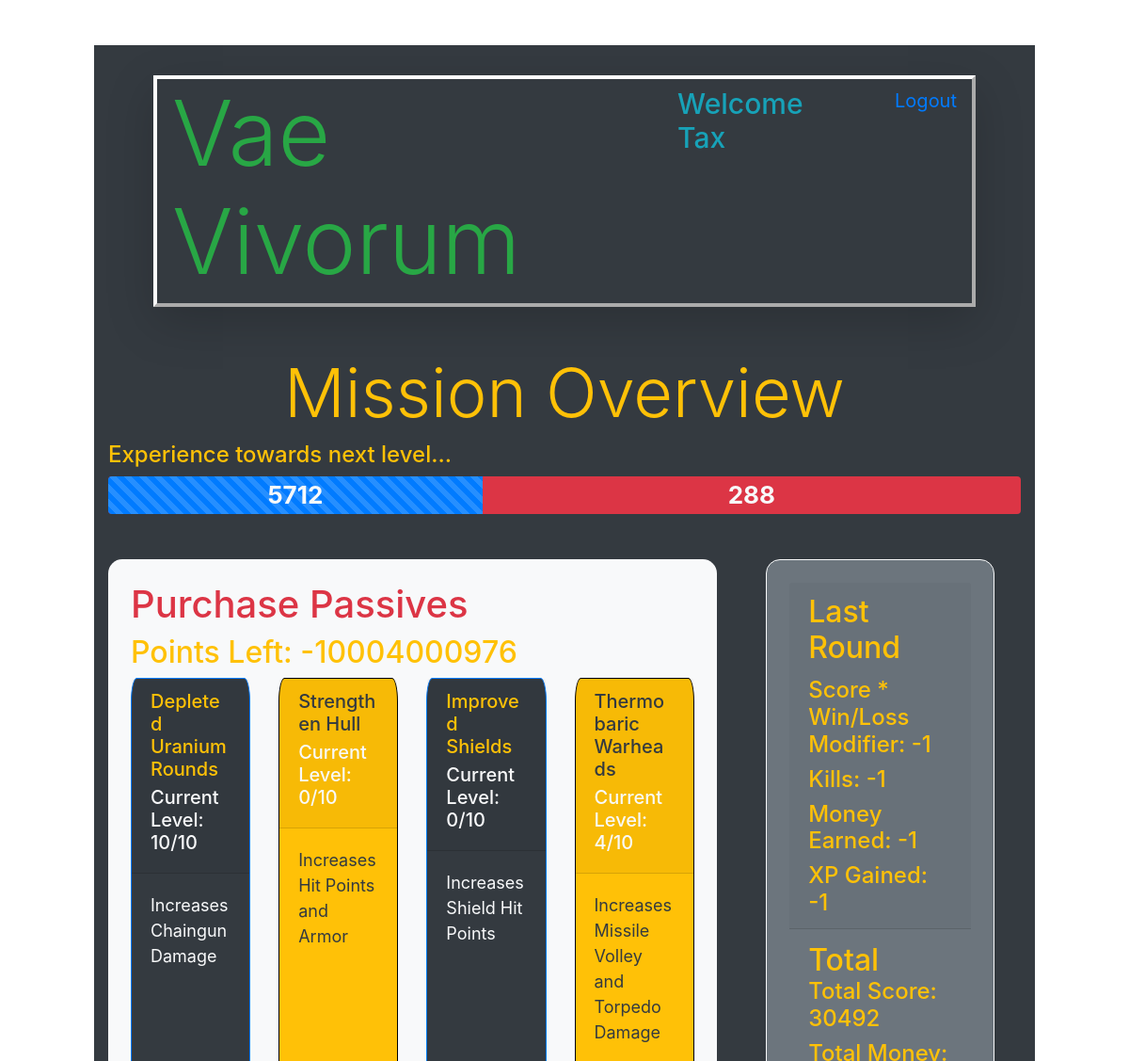
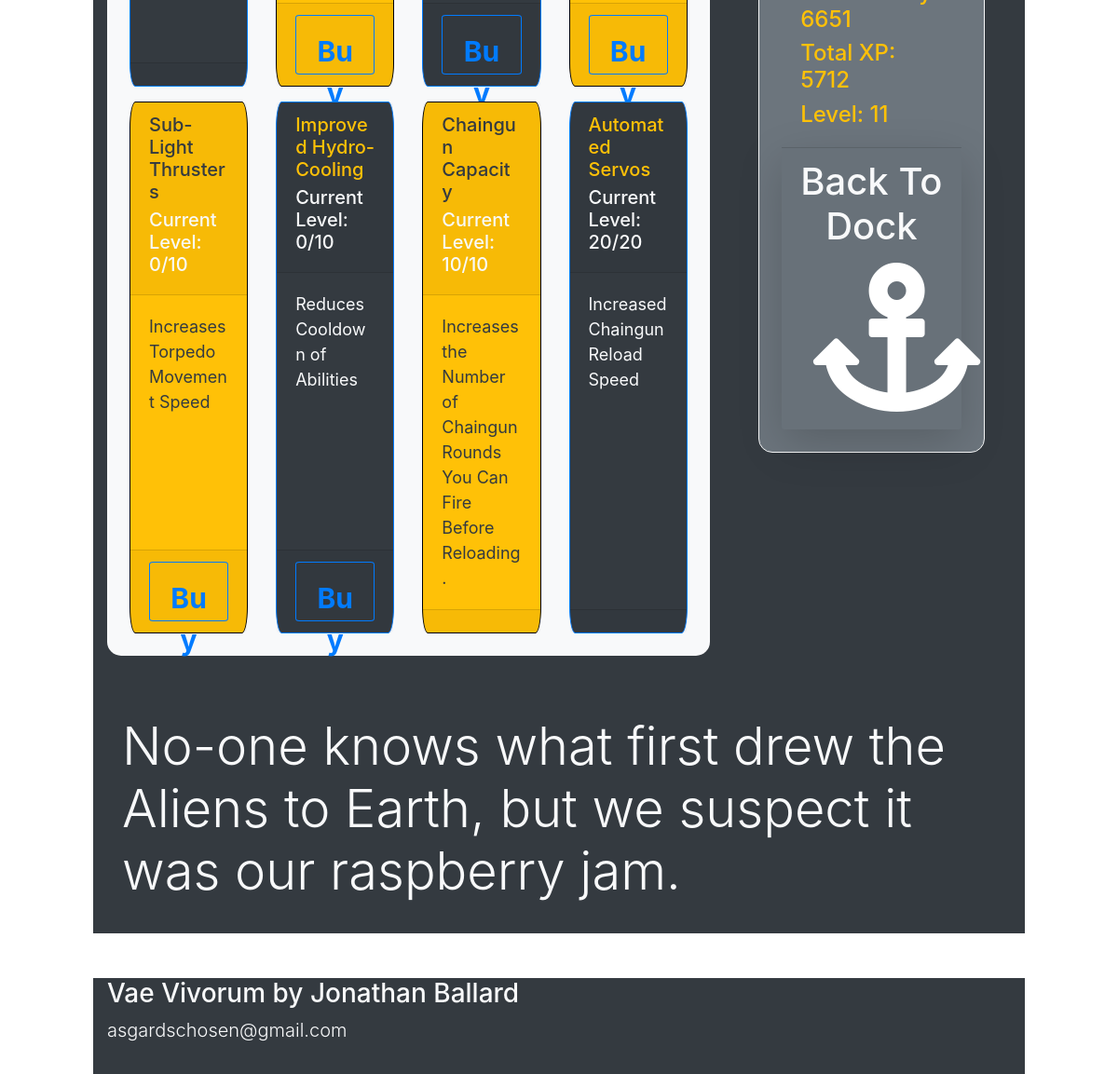
/overview (signed in), run on the app's committed database (2 pictures, top to bottom).
### models.py (models this page shows)
class Users(db.Model):
    __tablename__ = "Users"
    id = db.Column(db.Integer, primary_key=True)
    username = db.Column(db.String(255))
    email = db.Column(db.String(255))
    password = db.Column(db.String(255))
    created_at = db.Column(db.DateTime)
    updated_at = db.Column(db.DateTime)
    current_kills = db.Column(db.Integer, default=0)
    current_score = db.Column(db.Integer, default=0)
    current_money = db.Column(db.Integer, default=0)
    current_xp = db.Column(db.Integer, default=0)
    current_level = db.Column(db.Integer, default=0)
    active_ship = db.Column(db.Integer, default=0)
    abilityPointsEarned = db.Column(db.Integer, default=0)
    abilityPointsSpent = db.Column(db.Integer, default = 0)
    passive1 = db.Column(db.Integer, default=0)
    passive2 = db.Column(db.Integer, default=0)
    passive3 = db.Column(db.Integer, default=0)
    passive4 = db.Column(db.Integer, default=0)
    passive5 = db.Column(db.Integer, default=0)
    passive6 = db.Column(db.Integer, default=0)
    passive7 = db.Column(db.Integer, default=0)
    passive8 = db.Column(db.Integer, default=0)
    passive9 = db.Column(db.Integer, default=0)
    passive10 = db.Column(db.Integer, default=0)
    passive11 = db.Column(db.Integer, default=0)
    passive12 = db.Column(db.Integer, default=0)
    passive13 = db.Column(db.Integer, default=0)
    passive14 = db.Column(db.Integer, default=0)
    passive15 = db.Column(db.Integer, default=0)
    passive16 = db.Column(db.Integer, default=0)
    passive17 = db.Column(db.Integer, default=0)
    passive18 = db.Column(db.Integer, default=0)
    passive19 = db.Column(db.Integer, default=0)
    passive20 = db.Column(db.Integer, default=0)
    character_active_ability_id = db.Column(db.Integer, db.ForeignKey("Active_Abilities.id", ondelete="cascade"))
    passive_abilities_this_user_has = db.relationship('User_Character', backref="characters_that_have_this_passive")

### app.py (the view)
@app.route('/overview')
def overview():
    thisUser = Users.query.get(session['id'])
    if 'endScore' in session:
        score = session['endScore']
    else:
        score = -1
    if 'endKills' in session:
        kills = session['endKills']
    else:
        kills = -1
    if 'endXp' in session:
        xp = session['endXp']
    else:
        xp = -1
    if 'endMoney' in session:
        money = session['endMoney']
    else:
        money = -1
    return render_template('overview.html', thisUser = thisUser, score = score, xp = xp, kills = kills, money = money)

### templates/overview.html (shortened to what this page needs)
<!DOCTYPE html>
<html lang="en">
<head>
    <link rel="stylesheet" href="https://stackpath.bootstrapcdn.com/bootstrap/4.4.1/css/bootstrap.min.css">
    <link rel="stylesheet" href="https://cdnjs.cloudflare.com/ajax/libs/font-awesome/5.11.2/css/all.css" />
    <link rel="stylesheet" type="text/css" href="{{ url_for('static', filename='css/style.css') }}">
</head>
<body>
    <div class="container bg-dark mt-5 pt-3 text-warning col-xl-10">
        <div id="topbar" class="d-flex flex-row mb-5 mx-5 mt-3 vaeBorder shadow-lg">
            <h1 class="display-1 d-inline-flex text-success ml-3">Vae Vivorum</h1>
            <h4 class="ml-auto d-inline-flex mt-2 text-info welcomeText" >Welcome {{ thisUser.username }}</h4>
            <a class="ml-5 d-inline-flex mt-2 mr-3 logoutLink" href="/logout">Logout</a>
        </div>
        <h1 class="display-3 text-center text-warning">Mission Overview</h1>
        <h4>Experience towards next level...</h4>
        <div class="progress xpProgressDiv bg-danger mb-5">
            <div class="xpProgressBar progress-bar progress-bar-animated progress-bar-striped bg-primary" role="progressbar" aria-valuenow="100" aria-valuemin="0" aria-valuemax="100"><span id="xpBarText" class="font-weight-bolder text-light"></span></div>
            <span id="xpRemainingBarText" class="text-light font-weight-bolder text-center align-center mx-auto my-0"></span>
        </div>
        <div class="container col-xl-8 passiveArea bg-light d-inline-block p-4 align-top">
            <h1 class="display-5 text-danger d-inline-block">Purchase Passives</h1>
            <h2>Points Left: <span id="abilPoints">{{ thisUser.abilityPointsEarned - thisUser.abilityPointsSpent }}</span></h2>
            <div class="card-deck passiveRow">
                <div class="card abilCard bg-dark border border-primary">
                    <div class="card-header">
                        <h5 class="card-title">Depleted Uranium Rounds</h5>
                        <h6 class="card-subtitle mb-2 text-light levelText">Current Level: <span id="abil1">{{ thisUser.passive1 }}</span>/<span id="abil1Max"></span></h6>
                    </div>
                    <div class="card-body">
                        <p class="card-text text-light abilText">Increases Chaingun Damage</p>
                    </div>
                    <div class="card-footer">
                    </div>
                </div>
                <div class="card abilCard bg-warning">
                    <div class="card-header">
                        <h5 class="card-title text-dark">Strengthen Hull</h5>
                        <h6 class="card-subtitle mb-2 text-light levelText">Current Level: <span id="abil2">{{ thisUser.passive2 }}</span>/<span id="abil2Max"></span></h6>
                    </div>
                    <div class="card-body">
                        <p class="card-text text-dark abilText">Increases Hit Points and Armor</p>
                    </div>
                    <div class="card-footer">
                        <div class="passiveButton btn d-block btn-outline-primary p-3" id="passive2Buy">Buy</div>
                    </div>
                </div>
                <div class="card abilCard bg-dark border border-primary">
                    <div class="card-header">
                        <h5 class="card-title">Improved Shields</h5>
                        <h6 class="card-subtitle mb-2 text-light levelText">Current Level: <span id="abil3">{{ thisUser.passive3 }}</span>/<span id="abil3Max"></span></h6>
                    </div>
                    <div class="card-body">
                        <p class="card-text text-light abilText">Increases Shield Hit Points</p>
                    </div>
                    <div class="card-footer">
                        <div class="passiveButton btn d-block btn-outline-primary p-3" id="passive3Buy">Buy</div>
                    </div>
                </div>
                <div class="card abilCard bg-warning">
                    <div class="card-header">
                        <h5 class="card-title text-dark">Thermobaric Warheads</h5>
                        <h6 class="card-subtitle mb-2 text-light levelText">Current Level: <span id="abil4">{{ thisUser.passive4 }}</span>/<span id="abil4Max"></span></h6>
                    </div>
                    <div class="card-body">
                        <p class="card-text text-dark abilText">Increases Missile Volley and Torpedo Damage</p>
                    </div>
                    <div class="card-footer">
                        <div class="passiveButton btn d-block btn-outline-primary p-3" id="passive4Buy">Buy</div>
                    </div>
                </div>
            </div>
            <div class="card-deck passiveRow mt-3">
                <div class="card abilCard bg-warning">
                    <div class="card-header">
                        <h5 class="card-title text-dark">Sub-Light Thrusters</h5>
                        <h6 class="card-subtitle mb-2 text-light levelText">Current Level: <span id="abil5">{{ thisUser.passive5 }}</span>/<span id="abil5Max"></span></h6>
                    </div>
                    <div class="card-body">
                        <p class="card-text text-dark abilText">Increases Torpedo Movement Speed</p>
                    </div>
                    <div class="card-footer">
                        <div class="passiveButton btn d-block btn-outline-primary p-3" id="passive5Buy">Buy</div>
                    </div>
                </div>
                <div class="card abilCard bg-dark border border-primary">
                    <div class="card-header">
                        <h5 class="card-title">Improved Hydro-Cooling</h5>
                        <h6 class="card-subtitle mb-2 text-light levelText">Current Level: <span id="abil6">{{ thisUser.passive6 }}</span>/<span id="abil6Max"></span></h6>
                    </div>
                    <div class="card-body">
                        <p class="card-text text-light abilText">Reduces Cooldown of Abilities</p>
                    </div>
                    <div class="card-footer">
                        <div class="passiveButton btn d-block btn-outline-primary p-3" id="passive6Buy">Buy</div>
                    </div>
                </div>
                <div class="card abilCard bg-warning">
                    <div class="card-header">
                        <h5 class="card-title text-dark">Chaingun Capacity</h5>
                        <h6 class="card-subtitle mb-2 text-light levelText">Current Level: <span id="abil7">{{ thisUser.passive7 }}</span>/<span id="abil7Max"></span></h6>
                    </div>
                    <div class="card-body">
                        <p class="card-text text-dark abilText">Increases the Number of Chaingun Rounds You Can Fire Before Reloading.</p>
                    </div>
                    <div class="card-footer">
                    </div>
                </div>
                <div class="card abilCard bg-dark border border-primary">
                    <div class="card-header">
                        <h5 class="card-title">Automated Servos</h5>
                        <h6 class="card-subtitle mb-2 text-light levelText">Current Level: <span id="abil8">{{ thisUser.passive8 }}</span>/<span id="abil8Max"></span></h6>
                    </div>
                    <div class="card-body">
                        <p class="card-text text-light abilText">Increased Chaingun Reload Speed</p>
                    </div>
                    <div class="card-footer">
                    </div>
                </div>
            </div>
        </div>
        <div class="card statsCard bg-secondary border border-light text-warning d-inline-block ml-5 p-4 col-xl-3 align-top">
            <div class="card-header">
                <h2 class="card-title">Last Round</h2>
                <h4 class="card-text">Score * Win/Loss Modifier: <span id="score">{{ score }}</span></h4>
                <h4 class="card-text">Kills: <span id="kills">{{ kills }}</span></h4>
                <h4 class="card-text">Money Earned: <span id="money">{{ money }}</span></h4>
                <h4 class="card-text">XP Gained: <span id="xp">{{ xp }}</span></h4>
            </div>
            <div class="card-body">
                <h2 class="card-subtitle">Total</h2>
                <h4 class="card-text">Total Score: <span id="totalScore">{{ thisUser.current_score }}</span></h4>
                <h4 class="card-text">Total Money: <span id="totalMoney">{{ thisUser.current_money }}</span></h4>
                <h4 class="card-text">Total XP: <span id="totalXp">{{ thisUser.current_xp }}</span></h4>
                <h4 class="card-text">Level: <span id="level">{{ thisUser.current_level }}</span></h4>
            </div>
            <div class="card-footer shadow-lg">
                <h1 class="card-title mb-2 text-light text-center">Back To Dock</h1>
                <a id="outputPassivesButton"><div class="linkIcon"><i class="img-fluid btn fas fa-10x fa-anchor text-center"></i></div></a>
            </div>
        </div>
        <div class="bg-dark text-light col-xl-12 mt-5 p-3">
            <p id="randomMsg" class="lead display-4"></p>
        </div>
    </div>
    <div id="bottombar" class="container bg-dark col-xl-10 mt-5 pb-3 text-light">
        <h3>Vae Vivorum by Jonathan Ballard</h3>
        <p class="lead">asgardschosen@gmail.com</p>
    </div>
</body>
</html>

### static/css/style.css (style rules this page uses)
.statsCard { border-radius: 15px; }
.passiveArea { border-radius: 15px; }
.levelText { font-size: 20px; }
.linkIcon { display: block; text-align: center; }
.xpProgressDiv { width: 100%; height: 40px; position: relative; }
#xpBarText, #xpRemainingBarText { color: white; font-size: 26px; }
.fas { color: white; }
.vaeBorder { border: 4px outset white; }
.logoutLink { font-size: 20px; }
.welcomeText { font-size: 30px; }
.passiveButton { width: 100%; height: 64px; border-radius: 5%; font-size: 30px; font-weight: bold; text-align: center; vertical-align: middle; }
.abilText { font-size: 18px; }
.abilCard { border-radius: 5%; border: 1px solid black; }

### data on the page
Users: username "Tax", thisUser.abilityPointsEarned-thisUser.abilityPointsSpent "-10004000976", passive1 "10", passive2 "0", passive3 "0", passive4 "4", passive5 "0", passive6 "0", passive7 "10", passive8 "20", current_score "30492", current_money "6651", current_xp "5712", current_level "11"

### other printed values
{{ score }} "-1"
{{ kills }} "-1"
{{ money }} "-1"
{{ xp }} "-1"
